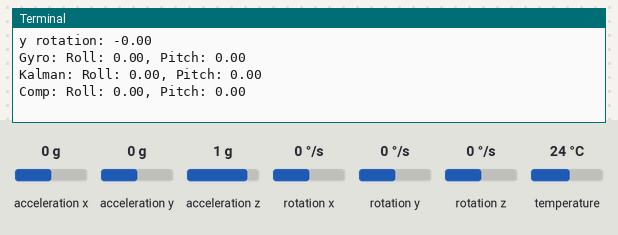
This program was run on a simulated Raspberry Pi (BCM pin numbers). Parts: the last lines printed to the terminal. The inputs (shaded band) are chosen by the test bench; at power-on: acceleration x 0 g, acceleration y 0 g, acceleration z 1 g, rotation x 0 °/s, rotation y 0 °/s, rotation z 0 °/s, temperature 24 °C. The clock reads 2024-03-15 10:24:30 at power-on unless the program sets it; library files of the repository ran but are not shown: mpu6050.py.

Above: at 1.2 s.
1.3 s: acceleration x set to -1.4 g
At 2.6 s:
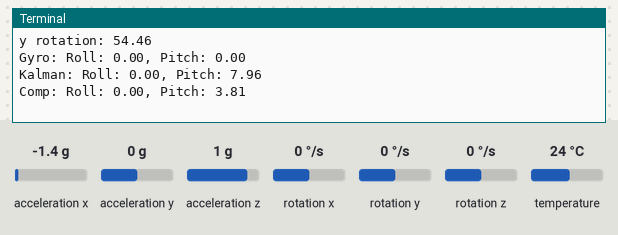
2.8 s: acceleration y set to -1.4 g
At 3.8 s:
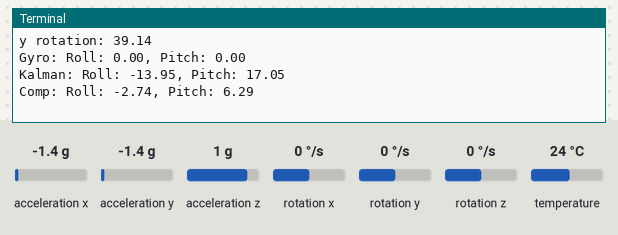
4.3 s: acceleration z set to -1.4 g
At 5.6 s:
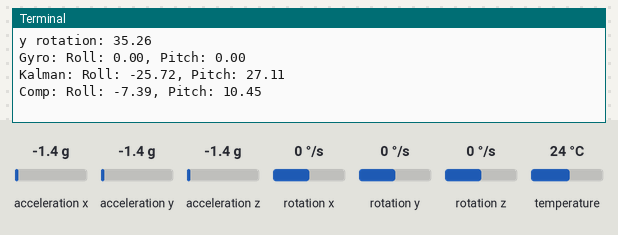
5.8 s: rotation x set to -192 °/s
At 6.9 s:
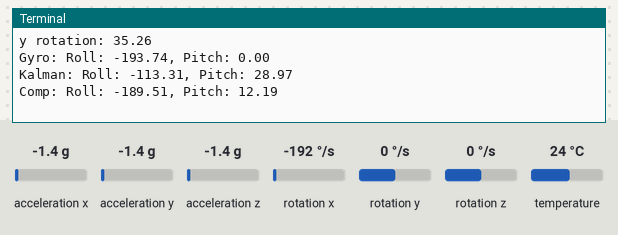
7.3 s: rotation y set to -192 °/s
At 8.9 s:
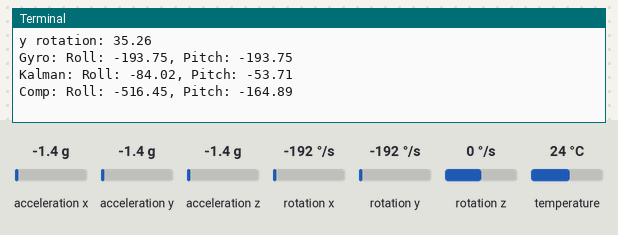
Timing chart, 0 to 9.8 s (numbered marks = the images above; inputs shaded):
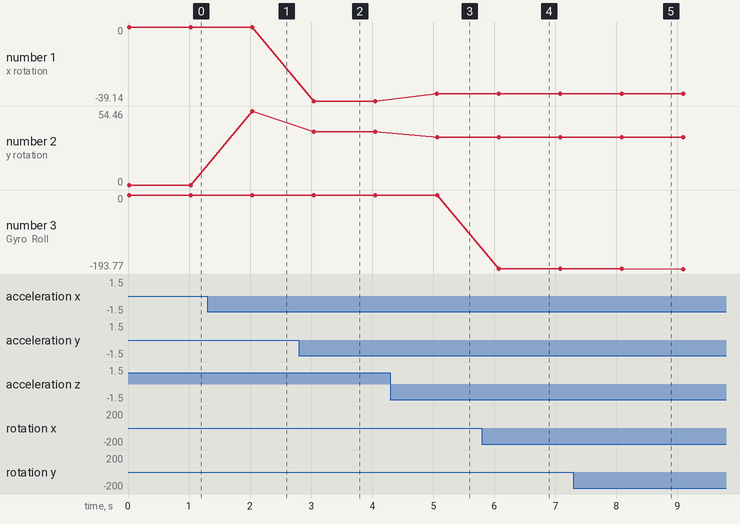

Measured:
- after the input at 1.3 s, the terminal: prints a new line after 0.73 s (image 1)
- after the input at 2.8 s, the terminal: prints a new line after 0.24 s (image 2)
- after the input at 4.3 s, the terminal: prints a new line after 0.76 s (image 3)
- after the input at 5.8 s, the terminal: prints a new line after 0.27 s (image 4)
- after the input at 7.3 s, the terminal: prints a new line after 0.79 s (image 5)
- plotted number 1: 0 → -39.14 after the input at 2.8 s, -39.14 → -35.26 after the input at 4.3 s
- plotted number 2: 0 → 54.46 after the input at 1.3 s, 54.46 → 39.14 after the input at 2.8 s, 39.14 → 35.26 after the input at 4.3 s
- plotted number 3: 0 → -193.76 after the input at 5.8 s, -193.76 → -193.77 after the input at 7.3 s

The program:

gyro.py
```python
"""
    MPU6050 Test Script

    Adapted from: https://github.com/rocheparadox/Kalman-Filter-Python-for-mpu6050/blob/master/AngleOMeter.py
"""


import time
from mpu6050 import MPU6050
from kalman import KalmanFilter
import math


def dist(a, b):
    return math.sqrt((a * a) + (b * b))


def get_y_rotation(x, y, z):
    radians = math.atan2(x, dist(y, z))
    return -math.degrees(radians)


def get_x_rotation(x, y, z):
    radians = math.atan2(y, dist(x, z))
    return math.degrees(radians)


mpu = MPU6050(0x69)
kalmanX = KalmanFilter()
kalmanY = KalmanFilter()

mpu.axoffset = 442
mpu.ayoffset = 1573
mpu.azoffset = 1225
mpu.gxoffset = -11
mpu.gyoffset = -39
mpu.gzoffset = 19

a = mpu.acceleration
g = mpu.gyro

roll = get_x_rotation(a[0], a[1], a[2])
pitch = get_y_rotation(a[0], a[1], a[2])

kalmanX.set_angle(roll)
kalmanY.set_angle(pitch)

gyro_roll = roll
gyro_pitch = pitch

comp_roll = roll
comp_pitch = pitch

timer = time.time()

while True:
    a = mpu.acceleration
    g = mpu.gyro

    dt = time.time() - timer
    timer = time.time()

    roll = get_x_rotation(a[0], a[1], a[2])
    pitch = get_y_rotation(a[0], a[1], a[2])

    kalman_roll = kalmanX.get_angle(roll, g[0], dt)
    kalman_pitch = kalmanY.get_angle(pitch, g[1], dt)

    gyro_roll = g[0] * dt
    gyro_pitch = g[1] * dt

    comp_roll = 0.93 * (comp_roll + g[0] * dt) + 0.07 * roll
    comp_pitch = 0.93 * (comp_pitch + g[1] * dt) + 0.07 * pitch

    print("Acceleration: X:%.2f, Y: %.2f, Z: %.2f g" % (a[0], a[1], a[2]))
    print("Gyro X:%.2f, Y: %.2f, Z: %.2f degrees/s" % (g[0], g[1], g[2]))
    print("Temperature: %.2f C" % mpu.temperature)

    print("x rotation: %.2f" % (get_x_rotation(a[0], a[1], a[2])))
    print("y rotation: %.2f" % (get_y_rotation(a[0], a[1], a[2])))

    print("Gyro: Roll: %.2f, Pitch: %.2f" % (gyro_roll, gyro_pitch))
    print("Kalman: Roll: %.2f, Pitch: %.2f" % (kalman_roll, kalman_pitch))
    print("Comp: Roll: %.2f, Pitch: %.2f" % (comp_roll, comp_pitch))

    print("")

    time.sleep(1)
```

kalman.py
```python
"""
    Kalman Filter class for MPU 6050

    Recreation of the below two libraries:

    1. https://github.com/TKJElectronics/KalmanFilter (Arduino Library)
    2. https://github.com/rocheparadox/Kalman-Filter-Python-for-mpu6050 (Python Library)
"""


class KalmanFilter:
    def __init__(self):
        self.q_angle = 0.001
        self.q_bias = 0.003
        self.r_measure = 0.03

        self.angle = 0.0
        self.bias = 0.0

        self.cov = [[0.0, 0.0], [0.0, 0.0]]

    def get_angle(self, measured_angle, measured_rate, dt):

        rate = measured_rate - self.bias
        self.angle = dt * rate

        self.cov[0][0] += dt * (
            dt * self.cov[1][1] - self.cov[0][1] - self.cov[1][0] + self.q_angle
        )
        self.cov[0][1] -= dt * self.cov[1][1]
        self.cov[1][0] -= dt * self.cov[1][1]
        self.cov[1][1] += self.q_bias * dt

        y = measured_angle - self.angle

        err = self.cov[0][0] + self.r_measure

        k = [0.0, 0.0]
        k[0] = self.cov[0][0] / err
        k[1] = self.cov[1][0] / err

        self.angle += k[0] * y
        self.bias += k[1] * y

        cov_temp = [self.cov[0][0], self.cov[0][1]]

        self.cov[0][0] -= k[0] * cov_temp[0]
        self.cov[0][1] -= k[0] * cov_temp[1]
        self.cov[1][0] -= k[1] * cov_temp[0]
        self.cov[1][1] -= k[1] * cov_temp[1]

        return self.angle

    def set_angle(self, angle):
        self.angle = angle

    def set_qangle(self, qangle):
        self.q_angle = qangle

    def get_qangle(self):
        return self.q_angle

    def set_qbias(self, qbias):
        self.q_bias = qbias

    def get_qbias(self):
        return self.q_bias

    def set_rmeasure(self, rmeasure):
        self.r_measure = rmeasure

    def get_rmeasure(self):
        return self.r_measure
```
